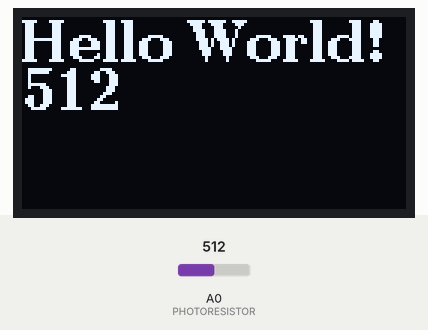
Bench run of a sketch on a simulated Arduino Uno, built with avr-gcc and run on an emulated ATmega328P. On the bench: 128×64 one-colour display. The inputs (shaded band) are chosen by the test bench; at power-on: A0 (PHOTORESISTOR) = 512.

Above: at 2.1 s.
2.2 s: A0 (PHOTORESISTOR) set to 716
At 3.8 s:
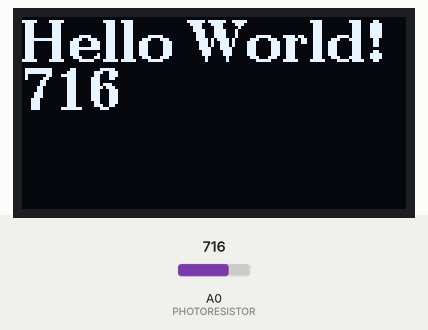
4.5 s: A0 (PHOTORESISTOR) set to 900
At 6.2 s:
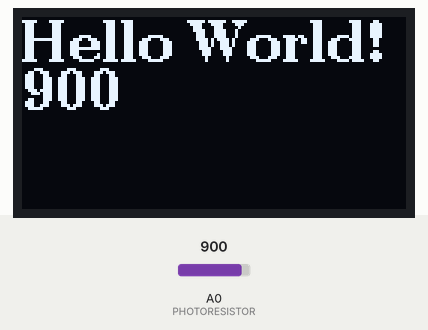
7.2 s: A0 (PHOTORESISTOR) set to 1023
At 9.6 s:
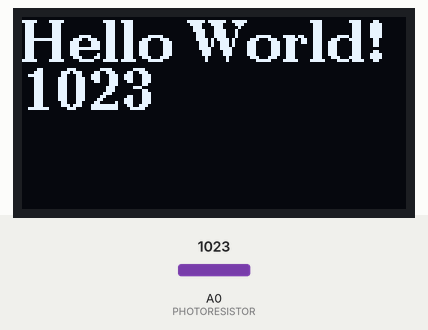
Timing chart, 0 to 11.1 s (numbered marks = the images above; inputs shaded):
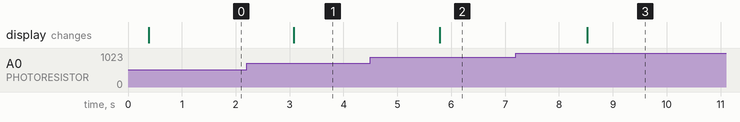

Measured:
- after the input at 2.2 s, the display: changes after 0.88 s (image 1)
- after the input at 4.5 s, the display: changes after 1.3 s (image 2)
- after the input at 7.2 s, the display: changes after 1.3 s (image 3)

The sketch:

oled_with_sensors.ino
```cpp
#include <Arduino.h>
#include <SPI.h>
#include <U8g2lib.h>

const unsigned PHOTORESISTOR = 0;

U8G2_SSD1306_128X64_NONAME_1_4W_SW_SPI u8g2(U8G2_R0, /* clock=*/ 13, /* data=*/ 11, /* cs=*/ 10, /* dc=*/ 9, /* reset=*/ 8);

void setup(void) {
  Serial.begin(9600);

  u8g2.begin();
}

void loop(void) {
  unsigned photoresistor_value = analogRead(PHOTORESISTOR);

  u8g2.firstPage();
  do {
    u8g2.setFont(u8g2_font_ncenB14_tr);
    u8g2.setCursor(0, 15);
    u8g2.print("Hello World! \n");

    u8g2.setCursor(0, 31);
    u8g2.print(photoresistor_value);

    u8g2.display();
  } while ( u8g2.nextPage() );
  delay(1000);
}
```
